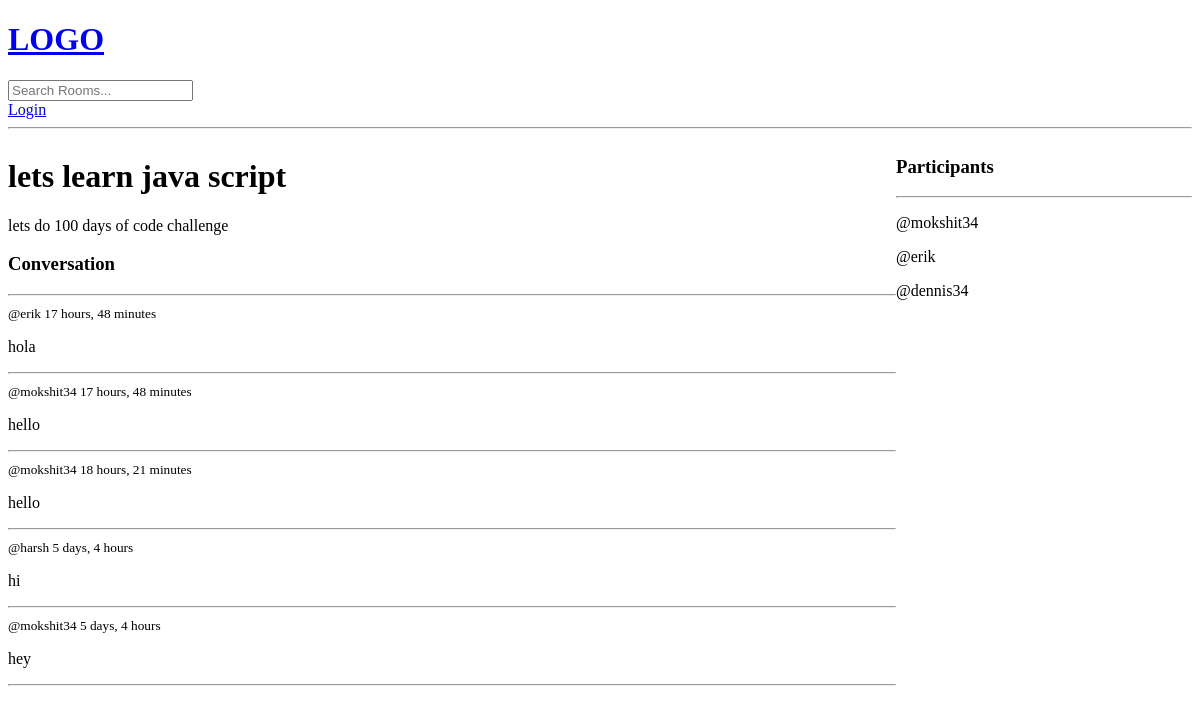
The app's page /room/1/, older data.
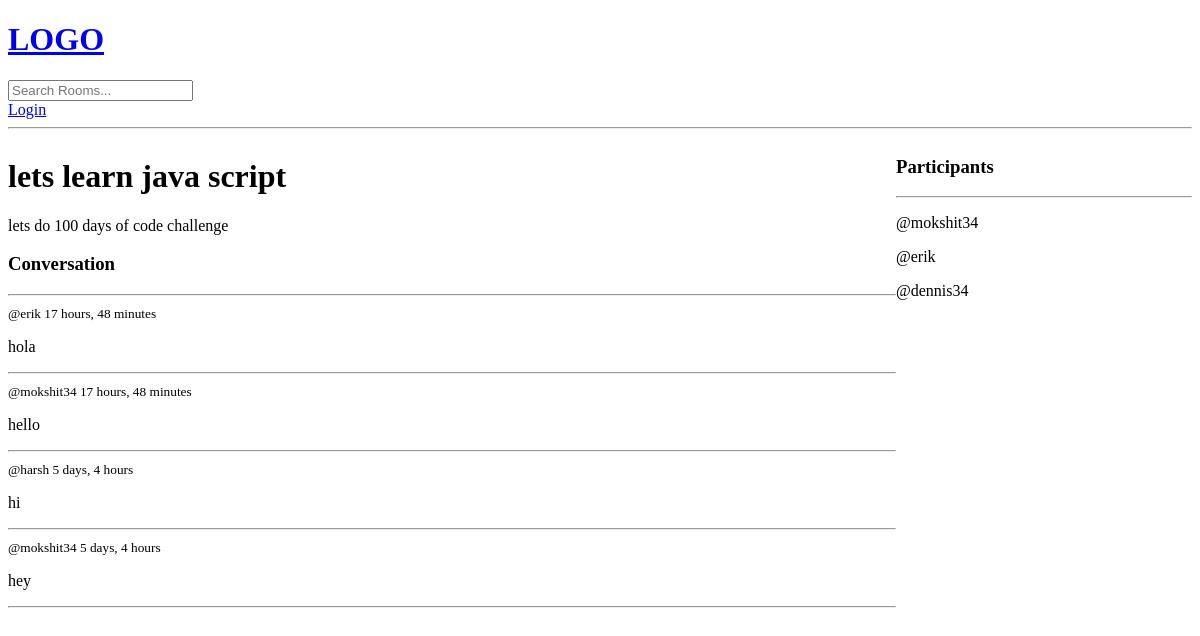
The same page, newer data.
### base/models.py (models this page shows, shortened)
class Message(models.Model):
    user = models.ForeignKey(User, on_delete=models.CASCADE)
    room = models.ForeignKey(Room, on_delete=models.CASCADE)
    body = models.TextField()
    updated = models.DateTimeField(auto_now = True)
    created = models.DateTimeField(auto_now_add = True)

### base/views.py (the view, shortened to what this page needs)
# urls.py: path('room/<str:pk>/', views.room, name="room"),
def room(request, pk):
    room = Room.objects.get(id=pk)
    room_messages = room.message_set.all().order_by('-created')
    participants = room.participants.all()
    context = {'room': room,'room_messages': room_messages,'participants': participants}
    return render(request, 'base/room.html', context)

### base/templates/base/room.html (shortened to what this page needs)
{% extends 'main.html' %}
{% block content %}
<div class="room-container">
    <div>
        <h1>{{room.name}}</h1>
        <p>{{room.description}}</p>
        <div class="comment-wrapper">
            <h3>Conversation</h3>
            <hr>
            {% for message in room_messages %}
            <div>
                <small>@{{message.user}} {{message.created|timesince}}</small>
                <p>{{message.body}}</p>
                <hr>
            </div>
            {% endfor %}
        </div>
    </div>
    <div>
        <h3>Participants</h3>
        <hr>
        {% for user in participants %}
        <div>
            <p>@{{user.username}}</p>
        </div>
        {% endfor %}
    </div>
</div>
{% endblock %}

Row changes from the older to the newer data that the page shows:
removed Message: user "mokshit34", created "18 hours, 21 minutes", body "hello"
